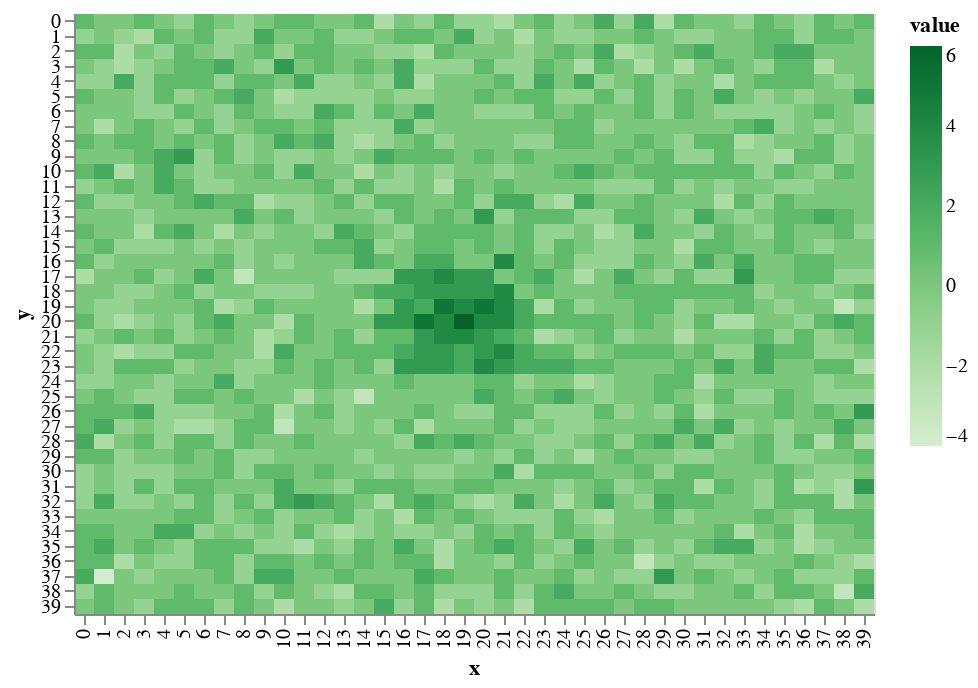

The notebook cell this image was saved under:
### Markdown cell above
This makes a much more _natural_ looking mountain.

### Code cell
world.add_mountain(mdf)
draw.drawTerrainHeight(world.grid_elevation)

### Figure 1 — Vega-Lite specification as saved in the notebook (floating-point values rounded to 4 significant figures; data arrays with more than 128 entries replaced by an {"elided": "..."} marker saying what was removed)
{"$schema": "https://vega.github.io/schema/vega-lite/v2.6.0.json", "config": {"view": {"height": 300, "width": 400}}, "data": {"name": "data-be7bcbedf675c6c5f561b62d9e3a0e9f"}, "datasets": {"data-be7bcbedf675c6c5f561b62d9e3a0e9f": {"elided": "1600 records"}}, "encoding": {"color": {"field": "value", "scale": {"scheme": "greens"}, "type": "quantitative"}, "x": {"field": "x", "type": "ordinal"}, "y": {"field": "y", "type": "ordinal"}}, "mark": "rect"}
